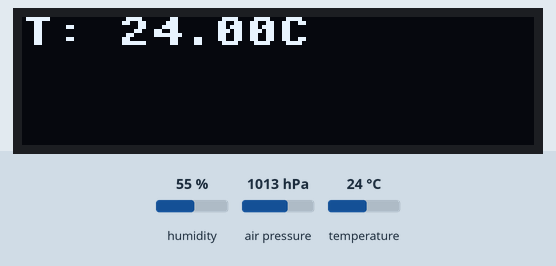
Simulated run of this program. Board: MicroPython board. Parts: 128×32 one-colour display. The inputs (shaded band) are chosen by the test bench; at power-on: humidity 55 %, air pressure 1013 hPa, temperature 24 °C. The clock reads 2024-03-15 10:24:30 at power-on unless the program sets it; library files of the repository ran but are not shown: bme280_float.py.

Above: at 2.6 s.
2.7 s: humidity set to 22 %
At 5.2 s:
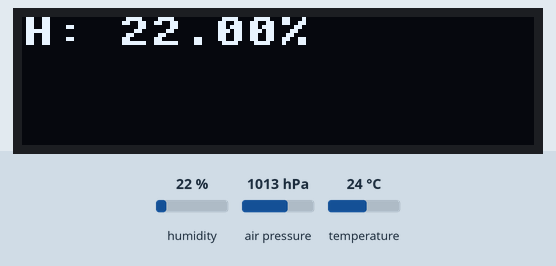
9.5 s: air pressure set to 952 hPa
At 17.1 s:
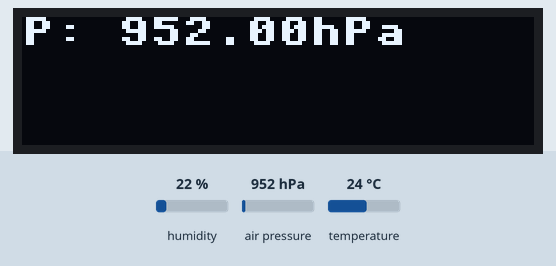
17.4 s: temperature set to 12 °C
At 23.2 s:
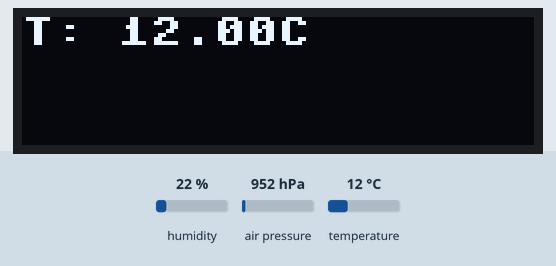
25.3 s: air pressure set to 975 hPa
At 27.2 s:
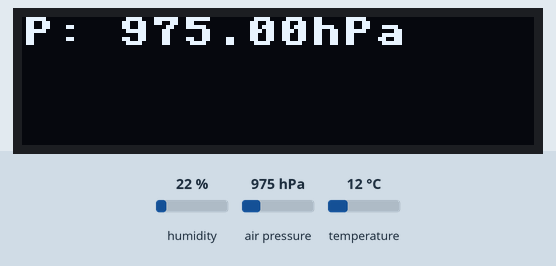
Timing chart, 0 to 28.7 s (numbered marks = the images above; inputs shaded):
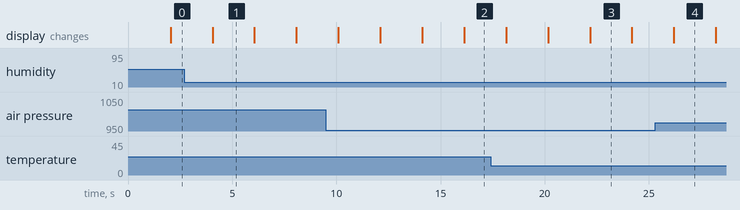

The program:

tinypico_tiny_weatherstation.py
```python
# BME280 with OLED display

from machine import Pin, I2C, RTC
import ssd1306, time, bme280_float
from tinypico import set_dotstar_power

set_dotstar_power(False)
rtc = RTC()
i2c = I2C(scl=Pin(21), sda=Pin(22))
oled = ssd1306.SSD1306_I2C(128,32,i2c,0x3c) # small display
bme = bme280_float.BME280(i2c = i2c)

oled.contrast(0) #set contrast to low

def display_temperature():
    temp, pres, hum = bme.values
    oled.fill(0)
    oled.text('T: ' + temp, 0, 0, 1)
    oled.show()

def display_humidity():
    temp, pres, hum = bme.values
    oled.fill(0)
    oled.text('H: ' + hum, 0, 0, 1)
    oled.show()

def display_pressure():
    temp, pres, hum = bme.values
    oled.fill(0)
    oled.text('P: ' + pres, 0, 0, 1)
    oled.show()

def display_time():
    year, month, day, weekday, hours, minutes, seconds, ns = rtc.datetime()
    oled.fill(0)
    oled.text('{:02d}:{:02d}'.format(hours, minutes),0,0,1)
    oled.show()

def display_date():
    year, month, day, weekday, hours, minutes, seconds, ns = rtc.datetime()
    oled.fill(0)
    oled.text('{:04d}-{:02d}-{:02d}'.format(year, month, day),0,0,1)
    oled.show()


delay = 2
start_time = time.time()
display_time()

while True:

    time.sleep(delay)
    display_temperature()
    time.sleep(delay)
    display_humidity()
    time.sleep(delay)
    display_pressure()
    time.sleep(delay)
    display_date()
    time.sleep(delay)
    display_time()
```

Measured:
- what the display in image 1 shows lasts 2.0 s, from 4.1 s to 6.1 s
